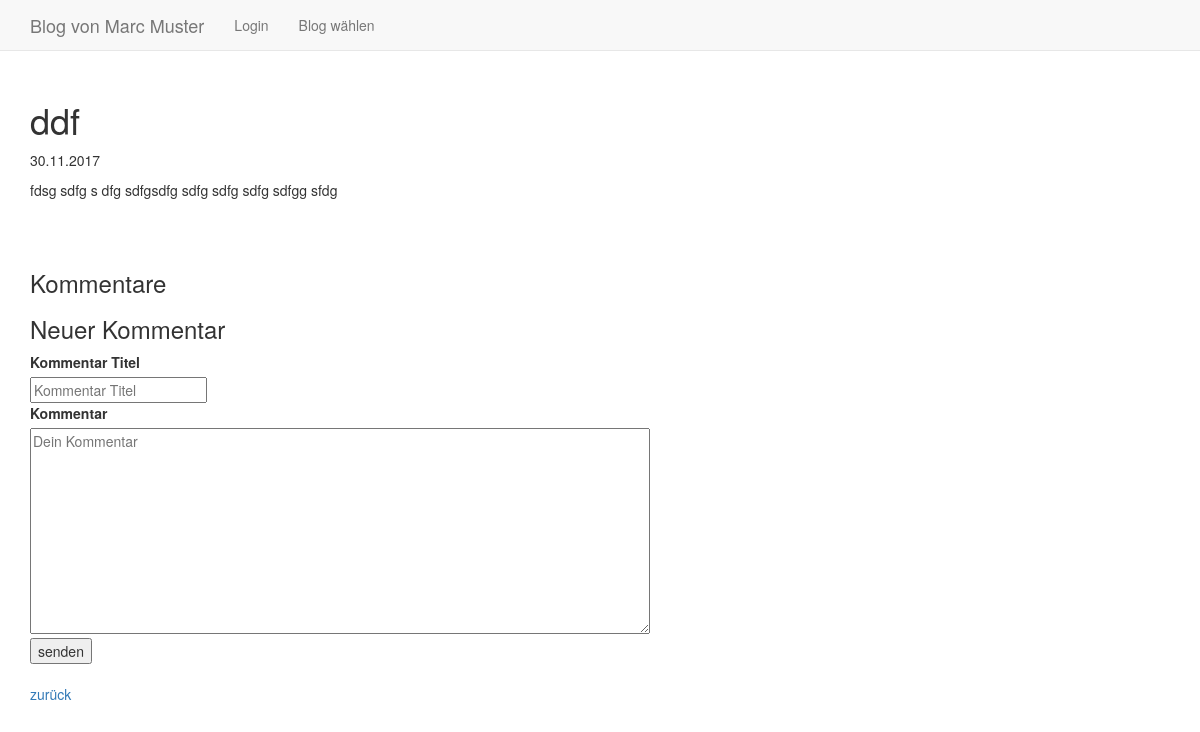
Page /index.php?function=entries_public_details&bid=1&eid=48 on the committed database.
### tables this page shows
CREATE TABLE "user" (
	`uid`	INTEGER PRIMARY KEY AUTOINCREMENT,
	`name`	TEXT,
	`email`	TEXT NOT NULL UNIQUE,
	`password`	TEXT NOT NULL,
	`role`	INTEGER NOT NULL
);

CREATE TABLE `entry` (
	`eid`	INTEGER PRIMARY KEY AUTOINCREMENT,
	`uid`	INTEGER NOT NULL,
	`tid`	INTEGER,
	`datetime`	INTEGER NOT NULL,
	`title`	TEXT NOT NULL,
	`content`	TEXT NOT NULL,
	`picture1`	TEXT,
	`picture2`	TEXT,
	`picture3`	TEXT,
	FOREIGN KEY(`uid`) REFERENCES `user`(`uid`),
	FOREIGN KEY(`tid`) REFERENCES `topic`(`tid`)
);

### include/functions_db.php (called while the page is built, shortened)
<?php
  function getUserName($uid) {
	$db = getValue('cfg_db');
	$result = $db->query("SELECT name, email FROM user WHERE uid=".$uid);
	if ($user = $result->fetchArray()) {
	  if (strlen($user[0]) > 0) return $user[0];
	  else return $user[1];
	} else return "";
  }
  function getEntry($eid) {
	$db = getValue('cfg_db');
	$result = $db->query("SELECT eid, datetime, title, content, picture1, picture2, picture3 FROM entry WHERE eid=$eid");
	if ($entry = $result->fetchArray()) {
	  return $entry;
	} else return "";
  }
?>

### index.php (the view, shortened to what this page needs)
<?php
  require_once("include/functions.php");
  require_once("include/functions_db.php");
  if (isset($_GET['function'])) $function = $_GET['function'];
  else $function = "login";
  if (isset($_GET['bid'])) $blogId = $_GET['bid'];
  else $blogId = 0;
?>
<!DOCTYPE html>
<html lang="de">
<head>
  <link href="css/bootstrap.min.css" rel="stylesheet" />
</head>
<body>
  <nav class="navbar navbar-default navbar-fixed-top">
	<div class="container">
      <div class="navbar-header">
		<a class="navbar-brand"><?= getMenuTitle($blogId); ?></a>
      </div>
      <ul class="nav navbar-nav">
		<?= getMenu($blogId); ?>
      </ul>
	</div>
  </nav>
  <div class="container" style="margin-top:80px">
  <?php
	require_once("$function.php");
  ?>
  </div>
</body>
</html>

### entries_public_details.php (shortened to what this page needs)
<?php
$detailBlog = getEntry($entryId);
echo ' <div class="Entry">
    <div class="title">
      <h1>';
      echo $detailBlog['title'];
echo '</h1>
    </div>
    <div class="created_on">
      <p>';
      echo date('d.m.Y',$detailBlog['datetime']);
echo '</p>
    </div>
    <div class="clontent">
      <p>';
echo $detailBlog['content'];
echo '<p/>
    </div>
  </div>';
?>
<?php
    echo "<br><br>";
    echo "<h3>Kommentare</h3>";
?>
  <h3>Neuer Kommentar</h3>
  <form method="post" action='<?= $_SERVER['PHP_SELF']."?function=entries_public_details"; ?>'>
        <label for="commentTitle">Kommentar Titel</label>
      <div>
    	   <input type="text" id="title" name="titleComment" placeholder="Kommentar Titel" required="required"/>
      </div>
        <label for="contentComment">Kommentar</label>
      <div>
        <textarea name="contentComment" rows="10" cols="80" placeholder="Dein Kommentar"></textarea>
      </div>
      <div>
    	   <button type="submit">senden</button>
      </div>
    </form>
    <?php
      echo '<br><a href="index.php?function=entries_public&bid='.$blogId.'">zurück</a>';
?>

### rows in the picture
user: name "Blog von Marc Muster"
entry: title "ddf", datetime "30.11.2017", content "fdsg sdfg s dfg sdfgsdfg sdfg sdfg sdfg sdfgg sfdg"
